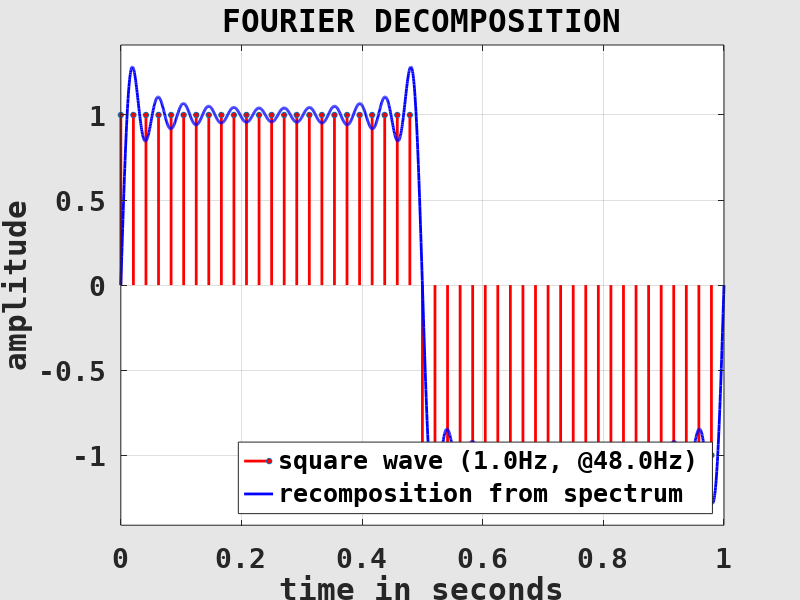
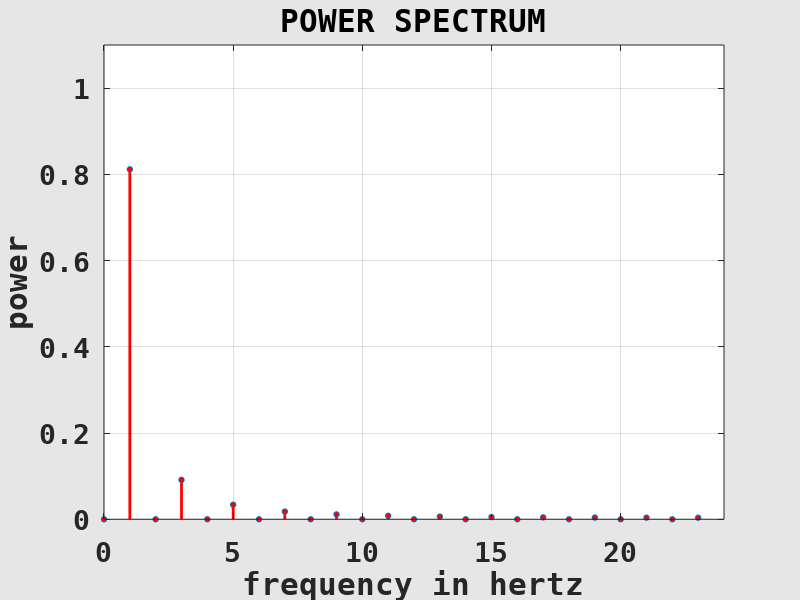

Source code (MATLAB) for these figures, in order:
clearvars( '-except', '-regexp', '^fig\d*$' );

	% -----------------------------------------------------------------------
	% a discrete test signal (square wave with frequency f and length L)
	% -----------------------------------------------------------------------
f = 1;
L = 1; % length in seconds, EXERCISE!

fS = 48; % sampling rate, EXERCISE!
N = floor( L * fS );

ti = (0:N-1) / fS; % quantized time values
xi = 2*(2*floor( f * ti ) - floor( 2*f * ti ) + 1) - 1; % quantized square wave

	% -----------------------------------------------------------------------
	% Fourier transform the test signal
	% -----------------------------------------------------------------------
fNy = fS / 2; % Nyquist frequency

Xk = fft( xi ) / N; % complex Fourier coefficients

fk = (0:N-1) / N * fS; % frequency values
fk(fk >= fNy) = fk(fk >= fNy) - fS; % imply negative frequencies

	% -----------------------------------------------------------------------
	% compute the power spectral density (aka power spectrum)
	% -----------------------------------------------------------------------
Pk = abs( Xk ) .^ 2;

Pk(fk < 0) = []; % remove negative frequency components
fk(fk < 0) = [];

Pk(2:end) = 2 * Pk(2:end); % rescale to match total power
Xk = [sqrt( Pk(1) ), 2 * sqrt( Pk(2:end) / 2 )];

	% -----------------------------------------------------------------------
	% re-composite signal from spectrum
	% THIS PART IS NOT IMPORTANT FOR FOLLOWING THE LECTURE!
	% -----------------------------------------------------------------------
dt = 1 / 2000; % temporal resolution
t = linspace( 0, L, L / dt );

xr = Xk(1) * ones( 1, numel( t ) );
for j = 2:numel( Xk )
	xr = xr + Xk(j) * sin( 2*pi*fk(j) * t );
end

	% -----------------------------------------------------------------------
	% plot Fourier decomposition
	% THIS PART IS NOT IMPORTANT FOR FOLLOWING THE LECTURE!
	% -----------------------------------------------------------------------
if exist( 'fig1', 'var' ) ~= 1 || ~ishandle( fig1 ) % prepare figure window
	fig1 = figure( ...
		'Color', [0.9, 0.9, 0.9], 'InvertHardcopy', 'off', ...
		'PaperPosition', [0, 0, 8, 6], ...
		'defaultAxesFontName', 'DejaVu Sans Mono', 'defaultAxesFontSize', 20, 'defaultAxesFontWeight', 'bold', ...
		'defaultAxesNextPlot', 'add', ...
		'defaultAxesBox', 'on', 'defaultAxesLayer', 'top', ...
		'defaultAxesXGrid', 'on', 'defaultAxesYGrid', 'on' );
end

figure( fig1 ); % set and clear current figure
clf( fig1 );

set( fig1, 'Name', 'FOURIER DECOMPOSITION' ); % set labels
title( get( fig1, 'Name' ) );

xlabel( 'time in seconds' );
ylabel( 'amplitude' );

xlim( [0, L] ); % set axes
ylim( [-1, 1] * max( abs( cat( 2, xi, xr ) ) ) * 1.1 );

stem( ti, xi, ... % plot discrete signal
	'Color', 'red', 'LineWidth', 2, 'MarkerSize', 4, 'MarkerFaceColor', 'red', ...
	'ShowBaseLine', 'off' );

plot( t, xr, ... % plot recomposed signal
	'Color', 'blue', 'LineWidth', 2 );

legend( {sprintf( 'square wave (%.1fHz, @%.1fHz)', f, fS ), 'recomposition from spectrum'}, ...
	'Location', 'southeast' );

	% -----------------------------------------------------------------------
	% plot power spectrum
	% THIS PART IS NOT IMPORTANT FOR FOLLOWING THE LECTURE!
	% -----------------------------------------------------------------------
if exist( 'fig2', 'var' ) ~= 1 || ~ishandle( fig2 ) % prepare figure window
	fig2 = figure( ...
		'Color', [0.9, 0.9, 0.9], 'InvertHardcopy', 'off', ...
		'PaperPosition', [0, 0, 8, 6], ...
		'defaultAxesFontName', 'DejaVu Sans Mono', 'defaultAxesFontSize', 20, 'defaultAxesFontWeight', 'bold', ...
		'defaultAxesNextPlot', 'add', ...
		'defaultAxesBox', 'on', 'defaultAxesLayer', 'top', ...
		'defaultAxesXGrid', 'on', 'defaultAxesYGrid', 'on' );
end

figure( fig2 ); % set and clear current figure
clf( fig2 );

set( fig2, 'Name', 'POWER SPECTRUM' ); % set labels
title( get( fig2, 'Name' ) );

xlabel( 'frequency in hertz' );
ylabel( 'power' );

xlim( [0, fNy] ); % set axes
%ylim( [0, 1] * max( Pk ) * 1.1 );
ylim( [0, 1] * 1.1 );

stem( fk, Pk, ... % plot power spectrum
	'Color', 'red', 'LineWidth', 2, 'MarkerSize', 4, 'MarkerFaceColor', 'red', ...
	'ShowBaseLine', 'off' );

	% -----------------------------------------------------------------------
	% write plot images
	% THIS PART IS NOT IMPORTANT FOR FOLLOWING THE LECTURE!
	% -----------------------------------------------------------------------
print( fig1, 'fdomain_decomp', '-depsc2' );
print( fig2, 'fdomain_powspec', '-depsc2' );

